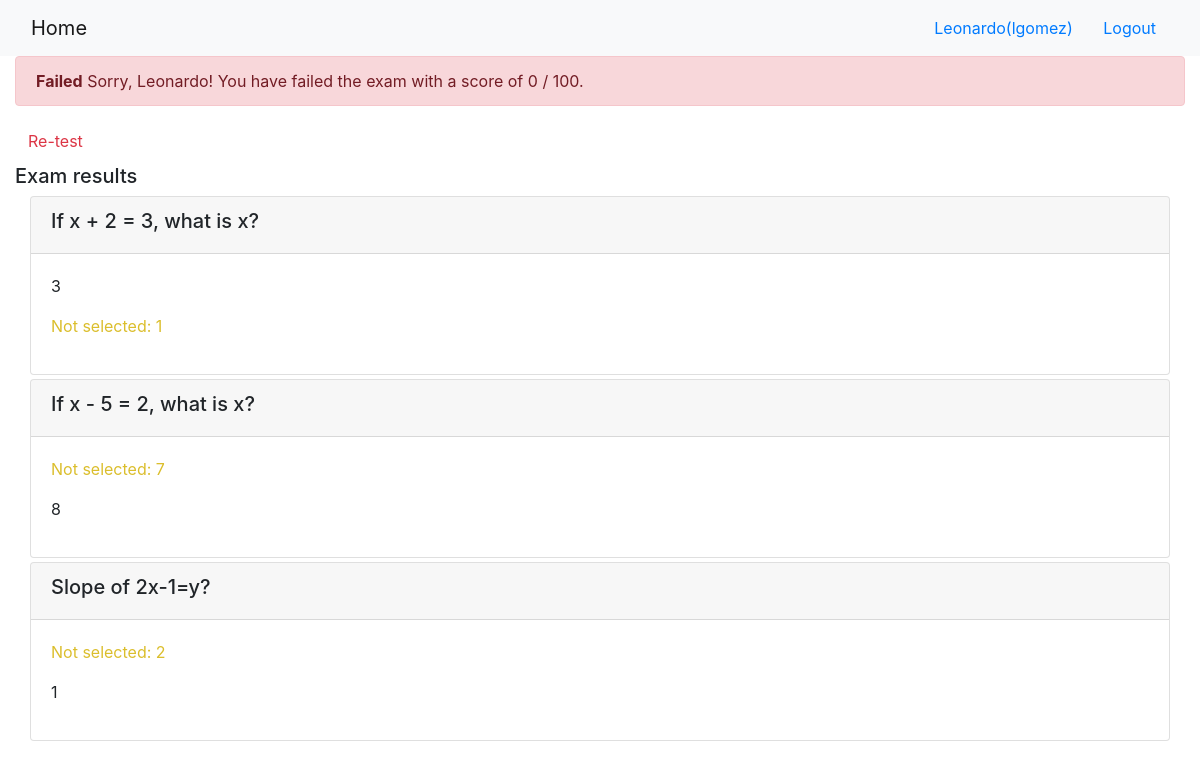
/onlinecourse/2/submission/2/result/ (signed in), run on the app's committed database.
### onlinecourse/models.py (models this page shows, shortened)
class Question(models.Model):
    course_id = models.ForeignKey(Course, on_delete=models.CASCADE, default=DEFAULT_EXAM_ID)
    question_text = models.CharField(max_length=30)
    grade = models.IntegerField()

class Choice(models.Model):
    question_id = models.ForeignKey(Question, on_delete=models.CASCADE)
    choice_text = models.CharField(max_length=30)
    is_correct = models.BooleanField(default=False)

### onlinecourse/views.py (the view)
# urls.py: path('<int:course_id>/submission/<int:submission_id>/result/', views.show_exam_result, name='exam_result')
def show_exam_result(request, course_id, submission_id):
    template_name = 'onlinecourse/exam_result_bootstrap.html'
    context = {}
    course = get_object_or_404(Course, pk=course_id)
    submission = get_object_or_404(Submission, pk=submission_id)
    choices = submission.choices.all()
    score = 0
    for choice in choices:
        if choice.is_correct:
            score += choice.question_id.grade
    total_score = 0
    for question in course.question_set.all():
        total_score += question.grade
    context['course'] = course
    context['choices'] = choices
    context['grade'] = score
    context['total'] = total_score
    return render(request, template_name, context)

### onlinecourse/templates/onlinecourse/exam_result_bootstrap.html (shortened to what this page needs)
<!DOCTYPE html>
<html lang="en">
<head>
    {% load static %}
    <link rel="stylesheet" href="https://maxcdn.bootstrapcdn.com/bootstrap/4.5.2/css/bootstrap.min.css">
</head>
<body>
 <nav class="navbar navbar-light bg-light">
    <div class="container-fluid">
        <div class="navbar-header">
              <a class="navbar-brand" href="{% url 'onlinecourse:index' %}">Home</a>
        </div>
        <ul class="nav navbar-nav navbar-right">
            {% if user.is_authenticated %}
            <li>
                <a class="btn btn-link" href="#">{{ user.first_name }}({{ user.username }})</a>
                <a class="btn btn-link" href="{% url 'onlinecourse:logout' %}">Logout</a>
            </li>
            {% endif %}
        </ul>
    </div>
</nav>
<div class="container-fluid">
    {% if grade > 80 %}
    <div class="alert alert-success">
       <b>Congratulations, {{user.first_name}}!</b> You have passed the exam and completed the course with a score of {{grade}} / {{total}}.
    </div>
        {% else %}
        <div class="alert alert-danger">
            <b>Failed</b> Sorry, {{user.first_name}}! You have failed the exam with a score of {{grade}} / {{total}}.
        </div>
        <a class="btn btn-link text-danger" href="{% url 'onlinecourse:course_details' course.id %}">Re-test</a>
        {% endif %}
        <div class="card-columns-vertical mt-1">
        <h5 class="">Exam results</h5>
            <div class="container-fluid">
                <div class="card-columns-vertical">
                {% for question in course.question_set.all %}
                    <div class="card mt-1">
                        <div class="card-header"><h5>{{question.question_text}}</h5></div>
                        <div class="card-body">
                            {% for choice in question.choice_set.all %}
                                {% if choice.is_correct and choice in choices %}
                                    <p style="color:green;">Correct answer: {{choice.choice_text}}</p>
                                {% elif choice.is_correct and choice not in choices %}
                                    <p style="color:#dbbe2c;">Not selected: {{choice.choice_text}}</p>
                                {% elif not choice.is_correct and choice in choices %}
                                    <p style="color:red;">Incorrect answer: {{choice.choice_text}}</p>
                                {% else %}
                                    <p>{{choice.choice_text}}</p>
                                {% endif %}
                            {% endfor %}
                        </div>
                    </div>
                {% endfor %}
                </div>
            </div>
        </div>
    </div>
</body>
</html>

### data on the page
Question: question_text "If x + 2 = 3, what is x?"
Choice: choice_text "3"
Choice: choice_text "1"
Question: question_text "If x - 5 = 2, what is x?"
Choice: choice_text "7"
Choice: choice_text "8"
Question: question_text "Slope of 2x-1=y?"
Choice: choice_text "2"
Choice: choice_text "1"

### other printed values
{{ user.first_name }} "Leonardo"
{{ user.username }} "lgomez"
{{ grade }} "0"
{{ total }} "100"
